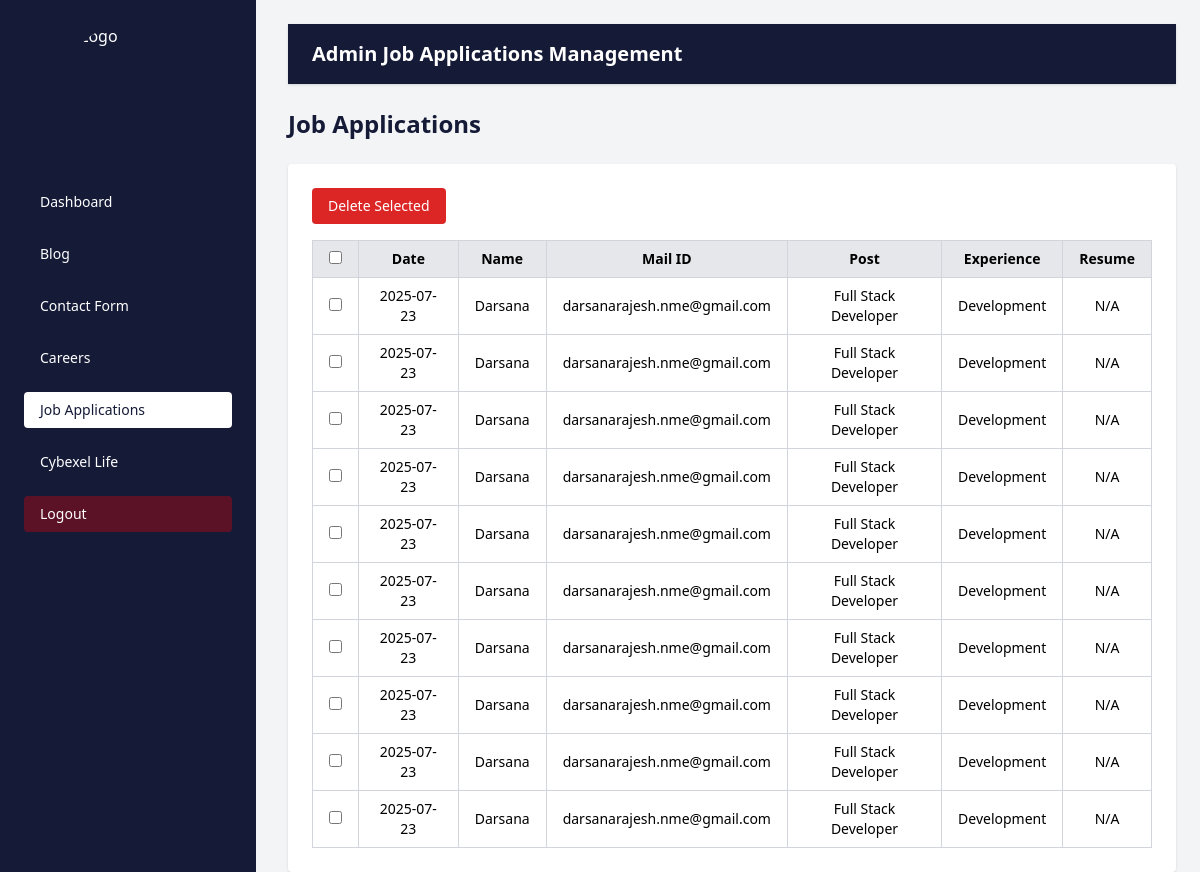
Page /admin_job_applications/ (signed in) on the earlier database version.
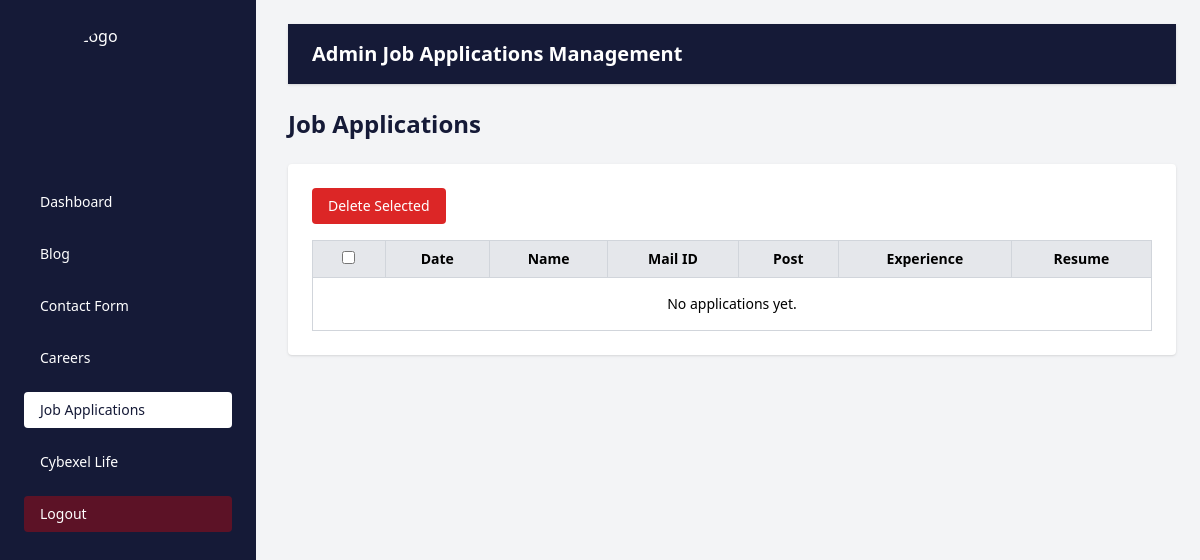
Same page on the later database version.
### cybexelapp/models.py (models this page shows, shortened)
class JobApplication(models.Model):
    department = models.ForeignKey(Department, on_delete=models.SET_NULL, null=True)
    position = models.CharField(max_length=255)
    label = models.CharField(max_length=255)
    name = models.CharField(max_length=255)
    email = models.EmailField()
    cover_letter = models.TextField(blank=True)
    resume = models.FileField(upload_to='resumes/', blank=True)
    submitted_at = models.DateTimeField(auto_now_add=True)

class Department(models.Model):
    name = models.CharField(max_length=100, unique=True)

### cybexelapp/views.py (the view)
# urls.py: path('admin_job_applications/', views.admin_job_applications, name='admin_job_applications'),
@never_cache
@login_required(login_url='admin_login')
def admin_job_applications(request):
    applications = JobApplication.objects.all().order_by('-submitted_at')
    return render(request, 'admin_job_applications.html', {'applications': applications})

### cybexelapp/templates/admin_job_applications.html (shortened to what the changed rows need)
{% load static %}
<!DOCTYPE html>
<html lang="en">
<head>
    <script src="https://cdn.tailwindcss.com"></script>
</head>
<body class="bg-gray-100">
    <div class="flex h-screen">
          <div class="flex-1 p-6 pl-[18rem]">
            <div class="w-full bg-[#151a37] text-white py-4 px-6 r shadow mb-6">
    <h2 class="text-xl font-semibold">Admin Job Applications Management</h2>
  </div>
  <h1 class="text-2xl font-semibold text-[#151a37] mb-6">Job Applications</h1>
 <form method="POST" action="{% url 'bulk_delete_job_applications' %}">
  <div class="bg-white p-6 rounded shadow overflow-x-auto">
    <table class="w-full border-collapse border border-gray-300 text-sm">
      <thead>
        <tr class="bg-gray-200 text-center">
          <th class="border border-gray-300 px-4 py-2">
            <input type="checkbox" id="select-all" />
          </th>
          <th class="border border-gray-300 px-4 py-2">Date</th>
          <th class="border border-gray-300 px-4 py-2">Name</th>
          <th class="border border-gray-300 px-4 py-2">Mail ID</th>
          <th class="border border-gray-300 px-4 py-2">Post</th>
          <th class="border border-gray-300 px-4 py-2">Experience</th>
          <th class="border border-gray-300 px-4 py-2">Resume</th>
        </tr>
      </thead>
      <tbody>
        {% for application in applications %}
        <tr class="text-center">
          <td class="border border-gray-300 px-4 py-2">
            <input type="checkbox" name="selected_ids" value="{{ application.id }}" />
          </td>
          <td class="border border-gray-300 px-4 py-2">{{ application.submitted_at|date:"Y-m-d" }}</td>
          <td class="border border-gray-300 px-4 py-2">{{ application.name }}</td>
          <td class="border border-gray-300 px-4 py-2">{{ application.email }}</td>
          <td class="border border-gray-300 px-4 py-2">{{ application.position }}</td>
          <td class="border border-gray-300 px-4 py-2">{{ application.department.name }}</td>
          <td class="border border-gray-300 px-4 py-2">
            {% if application.resume %}
              <a href="{{ application.resume.url }}" target="_blank" class="text-blue-600 hover:underline">Download</a>
            {% else %}
              N/A
            {% endif %}
          </td>
        </tr>
        {% empty %}
        <tr>
          <td colspan="9" class="text-center py-4">No applications yet.</td>
        </tr>
        {% endfor %}
      </tbody>
    </table>
  </div>
</form>
</div>
    </div>
</body>
</html>

Differences in the rows shown:
removed JobApplication: submitted_at "2025-07-23", name "Darsana", email "darsanarajesh.nme@gmail.com", position "Full Stack Developer", department.name "Development", resume "N/A"
removed JobApplication: submitted_at "2025-07-23", name "Darsana", email "darsanarajesh.nme@gmail.com", position "Full Stack Developer", department.name "Development", resume "N/A"
removed JobApplication: submitted_at "2025-07-23", name "Darsana", email "darsanarajesh.nme@gmail.com", position "Full Stack Developer", department.name "Development", resume "N/A"
removed JobApplication: submitted_at "2025-07-23", name "Darsana", email "darsanarajesh.nme@gmail.com", position "Full Stack Developer", department.name "Development", resume "N/A"
removed JobApplication: submitted_at "2025-07-23", name "Darsana", email "darsanarajesh.nme@gmail.com", position "Full Stack Developer", department.name "Development", resume "N/A"
removed JobApplication: submitted_at "2025-07-23", name "Darsana", email "darsanarajesh.nme@gmail.com", position "Full Stack Developer", department.name "Development", resume "N/A"
removed JobApplication: submitted_at "2025-07-23", name "Darsana", email "darsanarajesh.nme@gmail.com", position "Full Stack Developer", department.name "Development", resume "N/A"
removed JobApplication: submitted_at "2025-07-23", name "Darsana", email "darsanarajesh.nme@gmail.com", position "Full Stack Developer", department.name "Development", resume "N/A"
removed JobApplication: submitted_at "2025-07-23", name "Darsana", email "darsanarajesh.nme@gmail.com", position "Full Stack Developer", department.name "Development", resume "N/A"
removed JobApplication: submitted_at "2025-07-23", name "Darsana", email "darsanarajesh.nme@gmail.com", position "Full Stack Developer", department.name "Development", resume "N/A"
Other differences:
text now shown: "No applications yet."
